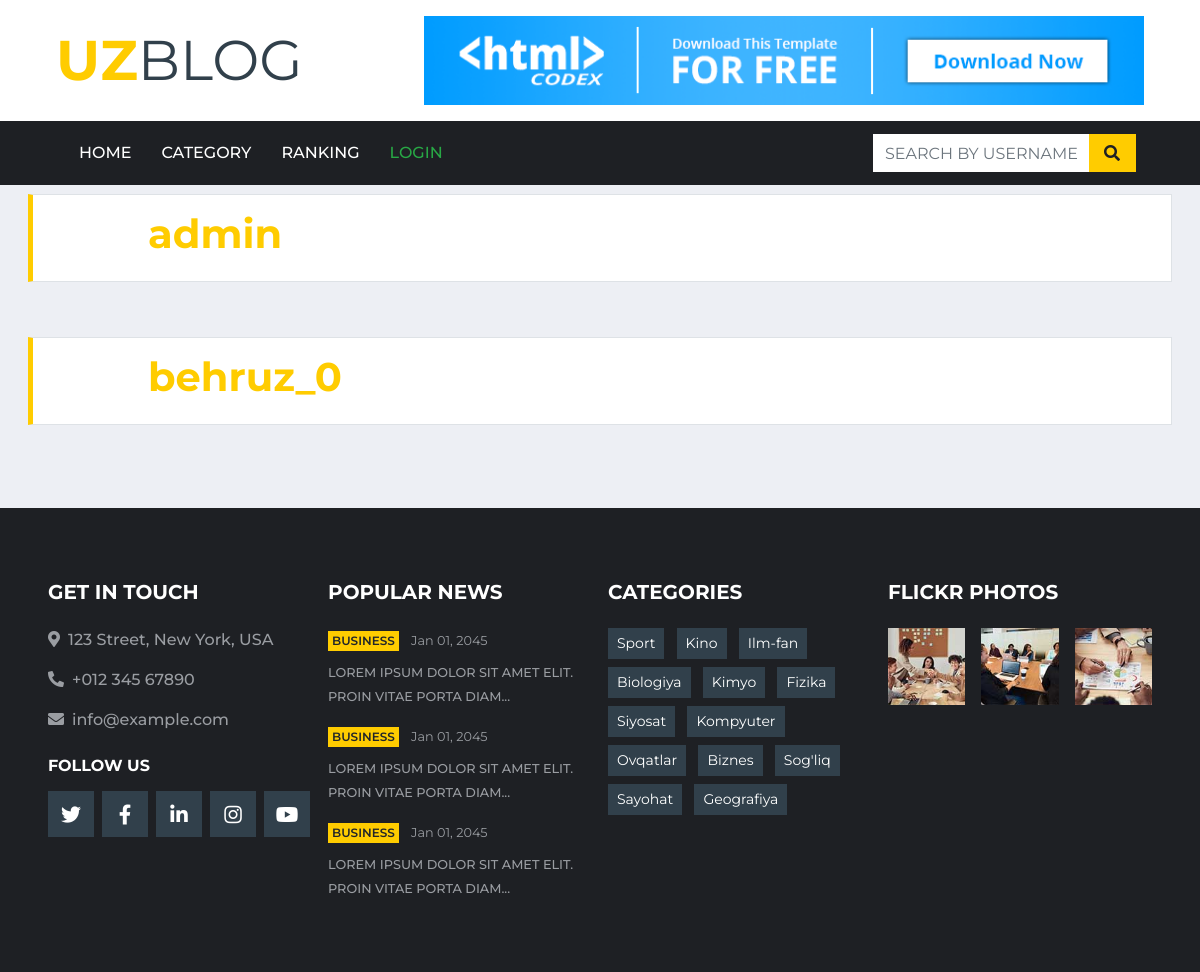
/add_chat/, run on the app's committed database.
### blog/models.py (models this page shows, shortened)
class Category(models.Model):
    title = models.CharField(max_length=100, verbose_name='Category')
    slug = models.SlugField(blank=True, verbose_name="Slug")
    image = models.ImageField(blank=True, null=True, verbose_name='Image')
    objects = models.Manager()
    class Meta:
        verbose_name = 'Category'
        verbose_name_plural = 'Categories'

### blog/views.py (the view, shortened to what this page needs)
# urls.py: path('add_chat/', add_chat, name='add_chat'),
def add_chat(request):
    users = []
    user = User.objects.all()
    for i in user:
        if i != request.user:
            users.append(i)
    user2 = request.GET.get('user')
    search_result = request.GET.get('search')
    context = {
        'title': 'ADD CHAT',
        'users': users
    }
    return render(request, 'add_chat.html', context)

### blog/templatetags/blog_tags.py (called while the page is built)
@register.simple_tag()
def get_categories():
    return Category.objects.all()

### blog/templates/add_chat.html (shortened to what this page needs)
{% extends 'base.html' %}
{% block main %}
<p class="p-1"></p>
{% for user in users %}
<div class="col-12">
    <div class="card-body">
        <div class="section-title">
            {% if request.user != i %}
            <h1 class="font-weight-bold" style="margin-left:100px"><a href="?user={{ user }}">{{ user }}</a><br>
                <h1><a href=""></a></h1></h1>
            {% endif %}
        </div>
    </div>
</div>
{% endfor %}
{% endblock main %}

### templates/components/footer.html (shortened to what this page needs)
{% if title != 'CHAT' %}
{% load blog_tags %}
{% load static %}
{% get_categories as categories %}
<div class="container-fluid bg-dark pt-5 px-sm-3 px-md-5 mt-5">
    <div class="row py-4">
        <div class="col-lg-3 col-md-6 mb-5">
            <h5 class="mb-4 text-white text-uppercase font-weight-bold">Get In Touch</h5>
            <p class="font-weight-medium"><i class="fa fa-map-marker-alt mr-2"></i>123 Street, New York, USA</p>
            <p class="font-weight-medium"><i class="fa fa-phone-alt mr-2"></i>+012 345 67890</p>
            <p class="font-weight-medium"><i class="fa fa-envelope mr-2"></i>info@example.com</p>
            <h6 class="mt-4 mb-3 text-white text-uppercase font-weight-bold">Follow Us</h6>
            <div class="d-flex justify-content-start">
                <a class="btn btn-lg btn-secondary btn-lg-square mr-2" href="#"><i class="fab fa-twitter"></i></a>
                <a class="btn btn-lg btn-secondary btn-lg-square mr-2" href="#"><i class="fab fa-facebook-f"></i></a>
                <a class="btn btn-lg btn-secondary btn-lg-square mr-2" href="#"><i class="fab fa-linkedin-in"></i></a>
                <a class="btn btn-lg btn-secondary btn-lg-square mr-2" href="#"><i class="fab fa-instagram"></i></a>
                <a class="btn btn-lg btn-secondary btn-lg-square" href="#"><i class="fab fa-youtube"></i></a>
            </div>
        </div>
        <div class="col-lg-3 col-md-6 mb-5">
            <h5 class="mb-4 text-white text-uppercase font-weight-bold">Popular News</h5>
            <div class="mb-3">
                <div class="mb-2">
                    <a class="badge badge-primary text-uppercase font-weight-semi-bold p-1 mr-2" href="">Business</a>
                    <a class="text-body" href=""><small>Jan 01, 2045</small></a>
                </div>
                <a class="small text-body text-uppercase font-weight-medium" href="">Lorem ipsum dolor sit amet elit.
                    Proin vitae porta diam...</a>
            </div>
            <div class="mb-3">
                <div class="mb-2">
                    <a class="badge badge-primary text-uppercase font-weight-semi-bold p-1 mr-2" href="">Business</a>
                    <a class="text-body" href=""><small>Jan 01, 2045</small></a>
                </div>
                <a class="small text-body text-uppercase font-weight-medium" href="">Lorem ipsum dolor sit amet elit.
                    Proin vitae porta diam...</a>
            </div>
            <div class="">
                <div class="mb-2">
                    <a class="badge badge-primary text-uppercase font-weight-semi-bold p-1 mr-2" href="">Business</a>
                    <a class="text-body" href=""><small>Jan 01, 2045</small></a>
                </div>
                <a class="small text-body text-uppercase font-weight-medium" href="">Lorem ipsum dolor sit amet elit.
                    Proin vitae porta diam...</a>
            </div>
        </div>
        <div class="col-lg-3 col-md-6 mb-5">
            <h5 class="mb-4 text-white text-uppercase font-weight-bold">Categories</h5>
            <div class="m-n1">
                {% for category in categories %}
                <a href="{% url 'category_page' category.slug %}" class="btn btn-sm btn-secondary m-1">{{ category.title }}</a>
                {% endfor %}
            </div>
        </div>
        <div class="col-lg-3 col-md-6 mb-5">
            <h5 class="mb-4 text-white text-uppercase font-weight-bold">Flickr Photos</h5>
            <div class="row">
                {% load static %}
                <div class="col-4 mb-3">
                    <a href=""><img class="w-100" src="{% static 'blog/img/news-110x110-1.jpg' %}" alt=""></a>
                </div>
                <div class="col-4 mb-3">
                    <a href=""><img class="w-100" src="{% static 'blog/img/news-110x110-2.jpg' %}" alt=""></a>
                </div>
                <div class="col-4 mb-3">
                    <a href=""><img class="w-100" src="{% static 'blog/img/news-110x110-3.jpg' %}" alt=""></a>
                </div>
            </div>
        </div>
    </div>
</div>
{% endif %}

### data on the page
Category: title "Sport"
Category: title "Kino"
Category: title "Ilm-fan"
Category: title "Biologiya"
Category: title "Kimyo"
Category: title "Fizika"
Category: title "Siyosat"
Category: title "Kompyuter"
Category: title "Ovqatlar"
Category: title "Biznes"
Category: title "Sog'liq"
Category: title "Sayohat"
Category: title "Geografiya"

### other printed values
{{ user }} "admin"
{{ user }} "behruz_0"
